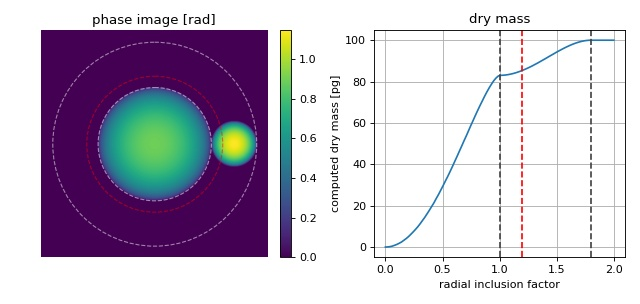

Write Python code to recreate this figure.
"""Dry mass computation with radial inclusion factor

This examples illustrates the usage of the "radial inclusion factor"
which is defined in the configuration section "sphere" and used in
:py:func:`drymass.analyze_sphere.relative_dry_mass` with the
keyword argument `rad_fact`.

The phase image is computed from two spheres whose dry masses
add up to 100pg with the larger sphere having a dry mass of 83pg.
The larger sphere is located at the center of the image which is also
used as the origin for dry mass computation. The radius of the larger
sphere (10µm) is known. Thus, the corresponding radius (inner circle)
corresponds to a radial inclusion factor of 1. In DryMass, the
default radial inclusion factor is set to 1.2 (red). In some cases,
this inclusion factor must be increased or decreased depending on
whether additional information (the smaller sphere) should be included
in the dry mass computation or not.
"""
from drymass.analyze_sphere import relative_dry_mass
import matplotlib
import matplotlib.pylab as plt
import numpy as np
import qpimage
import qpsphere

# refraction increment
alpha = .18  # [mL/g]

# general simulation parameters
medium_index = 1.333
model = "projection"
wavelength = 500e-9  # [m]
pixel_size = 1e-7  # [m]
grid_size = (400, 400)  # [px]

# sphere parameters
dry_masses = [83, 17]  # [pg]
radii = [10, 4]  # [µm]
centers = [(200, 200), (200, 340)]  # [px]

phase_data = np.zeros(grid_size, dtype=float)
for m, r, c in zip(dry_masses, radii, centers):
    # compute refractive index from dry mass
    r_m = r * 1e-6
    alpha_m3g = alpha * 1e-6
    m_g = m * 1e-12
    n = 1.333 + 3 * alpha_m3g * m_g / (4 * np.pi * (r_m**3))
    # generate example dataset
    qpi = qpsphere.simulate(radius=r_m,
                            sphere_index=n,
                            medium_index=medium_index,
                            wavelength=wavelength,
                            pixel_size=pixel_size,
                            model=model,
                            grid_size=grid_size,
                            center=c)
    phase_data += qpi.pha

qpi_sum = qpimage.QPImage(data=phase_data,
                          which_data="phase",
                          meta_data={"wavelength": wavelength,
                                     "pixel size": pixel_size,
                                     "medium index": medium_index})

# compute dry mass in dependence of radius
mass_evolution = []
mass_radii = []
for rad_fact in np.linspace(0, 2.0, 100):
    dm = relative_dry_mass(qpi=qpi_sum,
                           radius=radii[0] * 1e-6,
                           center=centers[0],
                           alpha=alpha,
                           rad_fact=rad_fact)
    mass_evolution.append(dm * 1e12)
    mass_radii.append(rad_fact)

# plot results
fig = plt.figure(figsize=(8, 3.8))
matplotlib.rcParams["image.interpolation"] = "bicubic"
# phase image
ax1 = plt.subplot(121, title="phase image [rad]")
ax1.axis("off")
map1 = ax1.imshow(qpi_sum.pha)
plt.colorbar(map1, ax=ax1, fraction=.048, pad=0.05)
# dry mass vs. inclusion factor
ax2 = plt.subplot(122, title="dry mass")
ax2.plot(mass_radii, mass_evolution)
ax2.set_ylabel("computed dry mass [pg]")
ax2.set_xlabel("radial inclusion factor")
ax2.grid()
# radius indicators
for r in [100, 180]:
    cx = centers[0][0] + .5
    cy = centers[0][1] + .5
    circle = plt.Circle((cx, cy), r,
                        color='w', fill=False, ls="dashed", lw=1, alpha=.5)
    ax1.add_artist(circle)
    ax2.axvline(r / 100, color="#404040", ls="dashed")
# add default
circle = plt.Circle((cx, cy), 120,
                    color='r', fill=False, ls="dashed", lw=1, alpha=.5)
ax1.add_artist(circle)
ax2.axvline(1.2, color="r", ls="dashed")

plt.tight_layout()
plt.show()
